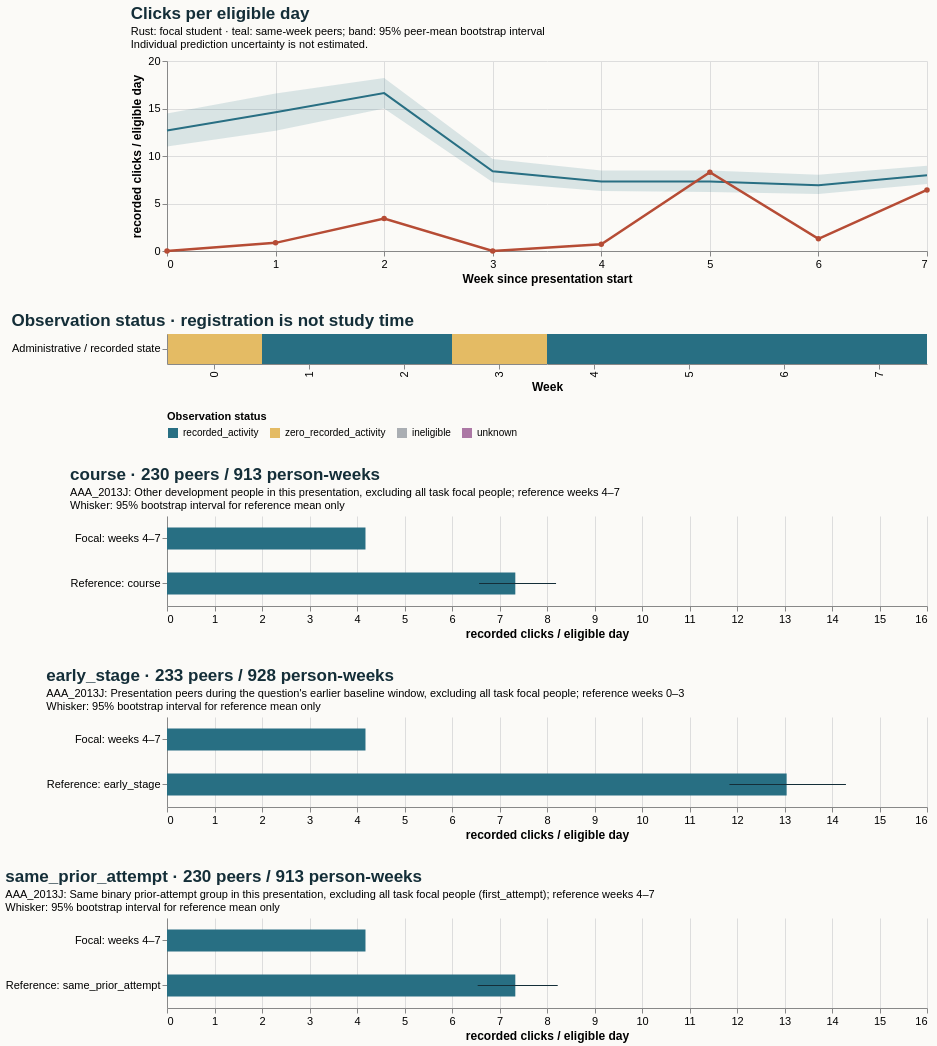

Express this chart as Vega-Lite.
### Vega-Lite specification from a JSON file in a GitHub repository (floating-point values rounded to 4 significant figures)
{"$schema": "https://vega.github.io/schema/vega-lite/v5.20.1.json", "config": {"axis": {"labelFontSize": 11, "titleFontSize": 12}, "background": "#fbfaf7", "font": "sans-serif", "title": {"anchor": "start", "color": "#142e38", "fontSize": 17, "subtitleFontSize": 11}, "view": {"continuousHeight": 300, "continuousWidth": 300, "stroke": null}}, "datasets": {"data-77c4ac4ba09cc506fead4ae76991eab2": [{"hi": null, "lo": null, "series": "Focal: weeks 4–7", "value": 4.179}, {"hi": 8.226, "lo": 6.54, "series": "Reference: same_prior_attempt", "value": 7.333}], "data-7c815198c32b4bea5a6a6fcc7d71d85b": [{"end_day": 6, "focal_value": 0.0, "peer_ci_high": 14.49, "peer_ci_low": 11.01, "peer_mean": 12.67, "peer_observations": 233, "peer_people": 233, "reference": "course", "unit": "recorded clicks / eligible day", "week": 0}, {"end_day": 13, "focal_value": 0.8571, "peer_ci_high": 16.58, "peer_ci_low": 12.65, "peer_mean": 14.6, "peer_observations": 233, "peer_people": 233, "reference": "course", "unit": "recorded clicks / eligible day", "week": 1}, {"end_day": 20, "focal_value": 3.429, "peer_ci_high": 18.21, "peer_ci_low": 15.01, "peer_mean": 16.62, "peer_observations": 231, "peer_people": 231, "reference": "course", "unit": "recorded clicks / eligible day", "week": 2}, {"end_day": 27, "focal_value": 0.0, "peer_ci_high": 9.69, "peer_ci_low": 7.225, "peer_mean": 8.385, "peer_observations": 231, "peer_people": 231, "reference": "course", "unit": "recorded clicks / eligible day", "week": 3}, {"end_day": 34, "focal_value": 0.7143, "peer_ci_high": 8.463, "peer_ci_low": 6.31, "peer_mean": 7.324, "peer_observations": 229, "peer_people": 229, "reference": "course", "unit": "recorded clicks / eligible day", "week": 4}, {"end_day": 41, "focal_value": 8.286, "peer_ci_high": 8.485, "peer_ci_low": 6.21, "peer_mean": 7.312, "peer_observations": 228, "peer_people": 228, "reference": "course", "unit": "recorded clicks / eligible day", "week": 5}, {"end_day": 48, "focal_value": 1.286, "peer_ci_high": 8.014, "peer_ci_low": 6.004, "peer_mean": 6.934, "peer_observations": 228, "peer_people": 228, "reference": "course", "unit": "recorded clicks / eligible day", "week": 6}, {"end_day": 55, "focal_value": 6.429, "peer_ci_high": 8.968, "peer_ci_low": 7.049, "peer_mean": 7.972, "peer_observations": 228, "peer_people": 228, "reference": "course", "unit": "recorded clicks / eligible day", "week": 7}], "data-c1cd9e718d169bd4b58c23ab7f730983": [{"hi": null, "lo": null, "series": "Focal: weeks 4–7", "value": 4.179}, {"hi": 8.191, "lo": 6.57, "series": "Reference: course", "value": 7.333}], "data-c944a14dd93d9de97802a17e5a562baa": [{"eligible_days": 7.0, "end_day": 6, "logging_completeness": "unknown", "observation_status": "zero_recorded_activity", "row": "Administrative / recorded state", "score_status": "withheld_release_time_unknown", "start_day": 0, "value": 0.0, "week": 0}, {"eligible_days": 7.0, "end_day": 13, "logging_completeness": "unknown", "observation_status": "recorded_activity", "row": "Administrative / recorded state", "score_status": "withheld_release_time_unknown", "start_day": 7, "value": 0.8571, "week": 1}, {"eligible_days": 7.0, "end_day": 20, "logging_completeness": "unknown", "observation_status": "recorded_activity", "row": "Administrative / recorded state", "score_status": "withheld_release_time_unknown", "start_day": 14, "value": 3.429, "week": 2}, {"eligible_days": 7.0, "end_day": 27, "logging_completeness": "unknown", "observation_status": "zero_recorded_activity", "row": "Administrative / recorded state", "score_status": "withheld_release_time_unknown", "start_day": 21, "value": 0.0, "week": 3}, {"eligible_days": 7.0, "end_day": 34, "logging_completeness": "unknown", "observation_status": "recorded_activity", "row": "Administrative / recorded state", "score_status": "withheld_release_time_unknown", "start_day": 28, "value": 0.7143, "week": 4}, {"eligible_days": 7.0, "end_day": 41, "logging_completeness": "unknown", "observation_status": "recorded_activity", "row": "Administrative / recorded state", "score_status": "withheld_release_time_unknown", "start_day": 35, "value": 8.286, "week": 5}, {"eligible_days": 7.0, "end_day": 48, "logging_completeness": "unknown", "observation_status": "recorded_activity", "row": "Administrative / recorded state", "score_status": "withheld_release_time_unknown", "start_day": 42, "value": 1.286, "week": 6}, {"eligible_days": 7.0, "end_day": 55, "logging_completeness": "unknown", "observation_status": "recorded_activity", "row": "Administrative / recorded state", "score_status": "withheld_release_time_unknown", "start_day": 49, "value": 6.429, "week": 7}], "data-da17a388eb4f531d9ed063588a4ad62a": [{"hi": null, "lo": null, "series": "Focal: weeks 4–7", "value": 4.179}, {"hi": 14.29, "lo": 11.84, "series": "Reference: early_stage", "value": 13.05}]}, "resolve": {"scale": {"color": "independent"}}, "spacing": 28, "vconcat": [{"data": {"name": "data-7c815198c32b4bea5a6a6fcc7d71d85b"}, "height": 190, "layer": [{"encoding": {"x": {"axis": {"tickMinStep": 1}, "field": "week", "title": "Week since presentation start", "type": "quantitative"}, "y": {"field": "peer_ci_low", "scale": {"zero": true}, "title": "recorded clicks / eligible day", "type": "quantitative"}, "y2": {"field": "peer_ci_high"}}, "mark": {"color": "#286f83", "opacity": 0.16, "type": "area"}}, {"encoding": {"tooltip": [{"field": "week", "type": "quantitative"}, {"field": "peer_mean", "type": "quantitative"}, {"field": "peer_people", "type": "quantitative"}, {"field": "peer_observations", "type": "quantitative"}], "x": {"field": "week", "type": "quantitative"}, "y": {"field": "peer_mean", "type": "quantitative"}}, "mark": {"color": "#286f83", "strokeWidth": 2, "type": "line"}}, {"encoding": {"tooltip": [{"field": "week", "type": "quantitative"}, {"field": "focal_value", "type": "quantitative"}], "x": {"field": "week", "type": "quantitative"}, "y": {"field": "focal_value", "type": "quantitative"}}, "mark": {"color": "#b64c35", "point": {"color": "#b64c35"}, "strokeWidth": 2.5, "type": "line"}}], "title": {"subtitle": ["Rust: focal student · teal: same-week peers; band: 95% peer-mean bootstrap interval", "Individual prediction uncertainty is not estimated."], "text": "Clicks per eligible day"}, "width": 760}, {"data": {"name": "data-c944a14dd93d9de97802a17e5a562baa"}, "encoding": {"color": {"field": "observation_status", "legend": {"labelLimit": 260, "orient": "bottom"}, "scale": {"domain": ["recorded_activity", "zero_recorded_activity", "ineligible", "unknown"], "range": ["#286f83", "#e4bb64", "#aaaeb3", "#ac78a5"]}, "title": "Observation status", "type": "nominal"}, "tooltip": [{"field": "week", "type": "quantitative"}, {"field": "eligible_days", "type": "quantitative"}, {"field": "observation_status", "type": "nominal"}, {"field": "logging_completeness", "type": "nominal"}], "x": {"field": "week", "title": "Week", "type": "ordinal"}, "y": {"field": "row", "title": null, "type": "nominal"}}, "height": 30, "mark": {"type": "rect"}, "title": "Observation status · registration is not study time", "width": 760}, {"data": {"name": "data-c1cd9e718d169bd4b58c23ab7f730983"}, "height": 90, "layer": [{"encoding": {"x": {"field": "value", "scale": {"domain": [0, 15.01], "zero": true}, "title": "recorded clicks / eligible day", "type": "quantitative"}, "y": {"field": "series", "sort": null, "title": null, "type": "nominal"}}, "mark": {"color": "#286f83", "size": 22, "type": "bar"}}, {"encoding": {"x": {"field": "lo", "type": "quantitative"}, "x2": {"field": "hi"}, "y": {"field": "series", "sort": null, "title": null, "type": "nominal"}}, "mark": {"color": "#142e38", "type": "rule"}}], "title": {"subtitle": ["AAA_2013J: Other development people in this presentation, excluding all task focal people; reference weeks 4–7", "Whisker: 95% bootstrap interval for reference mean only"], "text": "course · 230 peers / 913 person-weeks"}, "width": 760}, {"data": {"name": "data-da17a388eb4f531d9ed063588a4ad62a"}, "height": 90, "layer": [{"encoding": {"x": {"field": "value", "scale": {"domain": [0, 15.01], "zero": true}, "title": "recorded clicks / eligible day", "type": "quantitative"}, "y": {"field": "series", "sort": null, "title": null, "type": "nominal"}}, "mark": {"color": "#286f83", "size": 22, "type": "bar"}}, {"encoding": {"x": {"field": "lo", "type": "quantitative"}, "x2": {"field": "hi"}, "y": {"field": "series", "sort": null, "title": null, "type": "nominal"}}, "mark": {"color": "#142e38", "type": "rule"}}], "title": {"subtitle": ["AAA_2013J: Presentation peers during the question's earlier baseline window, excluding all task focal people; reference weeks 0–3", "Whisker: 95% bootstrap interval for reference mean only"], "text": "early_stage · 233 peers / 928 person-weeks"}, "width": 760}, {"data": {"name": "data-77c4ac4ba09cc506fead4ae76991eab2"}, "height": 90, "layer": [{"encoding": {"x": {"field": "value", "scale": {"domain": [0, 15.01], "zero": true}, "title": "recorded clicks / eligible day", "type": "quantitative"}, "y": {"field": "series", "sort": null, "title": null, "type": "nominal"}}, "mark": {"color": "#286f83", "size": 22, "type": "bar"}}, {"encoding": {"x": {"field": "lo", "type": "quantitative"}, "x2": {"field": "hi"}, "y": {"field": "series", "sort": null, "title": null, "type": "nominal"}}, "mark": {"color": "#142e38", "type": "rule"}}], "title": {"subtitle": ["AAA_2013J: Same binary prior-attempt group in this presentation, excluding all task focal people (first_attempt); reference weeks 4–7", "Whisker: 95% bootstrap interval for reference mean only"], "text": "same_prior_attempt · 230 peers / 913 person-weeks"}, "width": 760}]}
